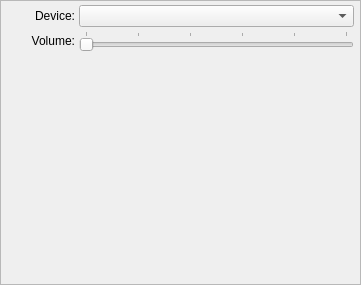
<?xml version="1.0" encoding="UTF-8"?>
<ui version="4.0">
 <class>MicrophoneSettingsPane</class>
 <widget class="QFrame" name="MicrophoneSettingsPane">
  <property name="geometry">
   <rect>
    <x>0</x>
    <y>0</y>
    <width>361</width>
    <height>285</height>
   </rect>
  </property>
  <property name="windowTitle">
   <string>Frame</string>
  </property>
  <property name="frameShape">
   <enum>QFrame::StyledPanel</enum>
  </property>
  <property name="frameShadow">
   <enum>QFrame::Raised</enum>
  </property>
  <widget class="QWidget" name="gridLayoutWidget">
   <property name="geometry">
    <rect>
     <x>3</x>
     <y>3</y>
     <width>353</width>
     <height>277</height>
    </rect>
   </property>
   <layout class="QGridLayout" name="gridLayout">
    <property name="margin">
     <number>2</number>
    </property>
    <property name="spacing">
     <number>4</number>
    </property>
    <item row="3" column="0" colspan="2">
     <spacer name="verticalSpacer">
      <property name="orientation">
       <enum>Qt::Vertical</enum>
      </property>
      <property name="sizeType">
       <enum>QSizePolicy::MinimumExpanding</enum>
      </property>
      <property name="sizeHint" stdset="0">
       <size>
        <width>20</width>
        <height>40</height>
       </size>
      </property>
     </spacer>
    </item>
    <item row="2" column="0">
     <spacer name="horizontalSpacer">
      <property name="orientation">
       <enum>Qt::Horizontal</enum>
      </property>
      <property name="sizeType">
       <enum>QSizePolicy::Fixed</enum>
      </property>
      <property name="sizeHint" stdset="0">
       <size>
        <width>70</width>
        <height>20</height>
       </size>
      </property>
     </spacer>
    </item>
    <item row="0" column="0">
     <widget class="QLabel" name="label">
      <property name="text">
       <string>Device:</string>
      </property>
      <property name="alignment">
       <set>Qt::AlignRight|Qt::AlignTrailing|Qt::AlignVCenter</set>
      </property>
     </widget>
    </item>
    <item row="0" column="1">
     <widget class="QComboBox" name="comboBoxDevices"/>
    </item>
    <item row="1" column="0">
     <widget class="QLabel" name="label_2">
      <property name="text">
       <string>Volume:</string>
      </property>
      <property name="alignment">
       <set>Qt::AlignRight|Qt::AlignTrailing|Qt::AlignVCenter</set>
      </property>
     </widget>
    </item>
    <item row="1" column="1">
     <widget class="QSlider" name="horizontalSliderVolume">
      <property name="maximum">
       <number>1000</number>
      </property>
      <property name="singleStep">
       <number>10</number>
      </property>
      <property name="pageStep">
       <number>100</number>
      </property>
      <property name="orientation">
       <enum>Qt::Horizontal</enum>
      </property>
      <property name="invertedAppearance">
       <bool>false</bool>
      </property>
      <property name="invertedControls">
       <bool>false</bool>
      </property>
      <property name="tickPosition">
       <enum>QSlider::TicksAbove</enum>
      </property>
      <property name="tickInterval">
       <number>200</number>
      </property>
     </widget>
    </item>
   </layout>
  </widget>
 </widget>
 <resources/>
 <connections/>
</ui>
